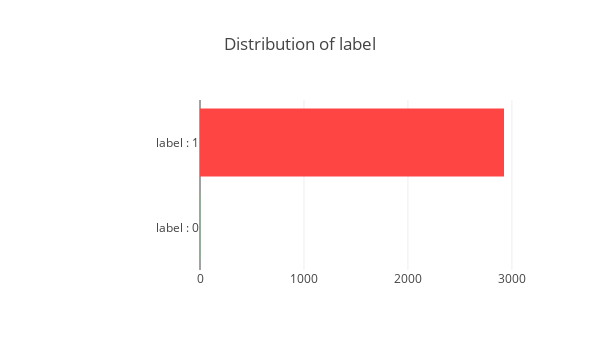

The cell this chart's notebook holds for it:
### Code cell
bar_hor(merge_df, "label", "Distribution of label", color=['#44ff54','#ff4444'], h=350, w=600,
       lm=200, xlb=['label : 0', "label : 1"])

### Figure 1 — Plotly figure (JSON) as saved in the notebook; plotly's stock layout.template omitted (floating-point values rounded to 4 significant figures)
{"data": [{"marker": {"color": ["#44ff54", "#ff4444"]}, "orientation": "h", "type": "bar", "uid": "691695e8-940e-11e8-a6fa-6c40089fb510", "x": [2, 2924], "y": ["label : 0", "label : 1"]}], "layout": {"height": 350, "margin": {"l": 200}, "title": "Distribution of label", "width": 600}}
